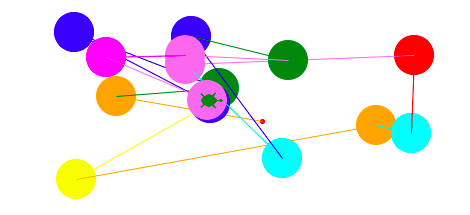

The script that drew this image:
# random color
import turtle
import random

colors = ('red', 'blue', 'green', 'violet', 'yellow', 'cyan', 
    'orange', 'magenta')


turtle.dot()
for i in range(15):
    x = random.randint(-200, 200)
    y = random.randint(-100, 100)
    color = random.choice(colors)
    turtle.pencolor(color)
    turtle.goto(x, y)
    turtle.dot(40)

turtle.done()
    
